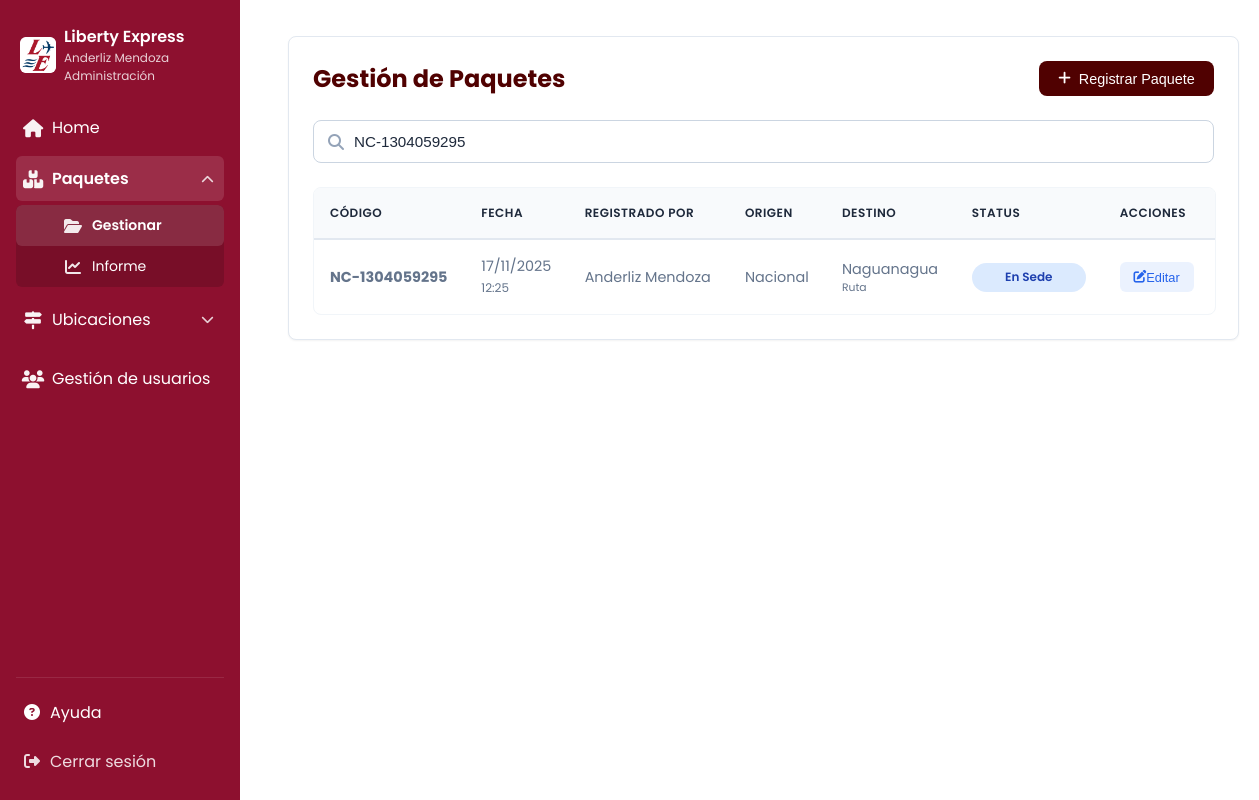
The app's page /paquetes/gestion.php?buscar=NC-1304059295 (signed in) with its own data.
### tables this page shows
CREATE TABLE `paquete` (
  `Codigo` varchar(50) NOT NULL,
  `Origen_id` int(11) NOT NULL,
  `Fecha_Registro` timestamp NULL DEFAULT current_timestamp(),
  `Tipo_Destino_ID` varchar(50) NOT NULL,
  `Destino_id` int(11) NOT NULL,
  `Usuario_id` int(11) NOT NULL,
  `Status` varchar(20) DEFAULT 'Registrado',
  `Estado` int(1) NOT NULL DEFAULT 1
);

CREATE TABLE `usuario` (
  `id` int(11) NOT NULL,
  `nombre` varchar(30) NOT NULL,
  `apellido` varchar(30) NOT NULL,
  `turno` int(11) NOT NULL,
  `correo` varchar(255) NOT NULL,
  `contraseña` varchar(100) NOT NULL,
  `estado` int(11) NOT NULL,
  `rol_id` int(11) NOT NULL,
  `requiere_cambio` int(1) NOT NULL DEFAULT 1,
  `token_password` varchar(100) DEFAULT NULL,
  `token_expiracion` datetime DEFAULT NULL
);

CREATE TABLE `origen` (
  `Origen_id` int(11) NOT NULL,
  `Nombre` varchar(100) NOT NULL
);

CREATE TABLE `destino` (
  `Destino_id` int(11) NOT NULL,
  `Nombre` varchar(100) NOT NULL,
  `Modalidad` varchar(50) DEFAULT NULL,
  `Estado` varchar(50) DEFAULT NULL
);

### paquetes/gestion.php (the view, shortened to what this page needs)
<?php
include($_SERVER['DOCUMENT_ROOT'] . '/liberty/app/db/connect.php');
$buscar = $_GET['buscar'] ?? '';
$es_ajax = isset($_GET['ajax_mode']);
$sql = "
    SELECT
        p.Codigo,
        p.Fecha_Registro,
        p.Status,
        p.Estado,
        p.Tipo_Destino_ID,
        p.Origen_id,
        p.Destino_id,
        o.Nombre AS OrigenNombre,
        d.Nombre AS DestinoNombre,
        d.Modalidad AS DestinoModalidad,
        u.nombre AS UserNombre,
        u.apellido AS UserApellido
    FROM
        Paquete p
    JOIN
        Origen o ON p.Origen_id = o.Origen_id
    JOIN
        Destino d ON p.Destino_id = d.Destino_id
    JOIN
        usuario u ON p.Usuario_id = u.id
";
$params = [];
if (!empty($buscar)) {
    $sql .= "
    WHERE
        (p.Codigo LIKE ? OR
        o.Nombre LIKE ? OR
        d.Nombre LIKE ? OR
        p.Status LIKE ? OR
        u.nombre LIKE ? OR
        u.apellido LIKE ?)
    ";
    $like_term = '%' . $buscar . '%';
    $params = [$like_term, $like_term, $like_term, $like_term, $like_term, $like_term];
}
$sql .= " ORDER BY p.Fecha_Registro DESC";
try {
    $stmt = $conn->prepare($sql);
    $stmt->execute($params);
    $paquetes = $stmt->fetchAll(PDO::FETCH_OBJ);
} catch (PDOException $e) {
    if ($es_ajax) die("Error");
    die("Error al consultar datos: " . $e->getMessage());
}
?>
<!DOCTYPE html>
<html lang="es">
<head>
    <link rel="stylesheet" href="/liberty/app/assets/css/tables.css">
    <link rel="stylesheet" href="/liberty/app/assets/css/forms.css">
    <link rel="stylesheet" href="/liberty/app/assets/css/modal.css">
    <link rel="stylesheet" href="https://cdnjs.cloudflare.com/ajax/libs/font-awesome/6.4.0/css/all.min.css">
</head>
<body>
    <div class="app-wrap">
        <?php include($_SERVER['DOCUMENT_ROOT'] . '/liberty/app/includes/menu.php'); ?>
        <main class="main-content">
            <div class="table-container">
                <div class="table-header">
                    <h1>Gestión de Paquetes</h1>
                    <button id="btn-open-crear" class="btn-primary">
                        <i class="fas fa-plus"></i> Registrar Paquete
                    </button>
                </div>
                <div style="margin-bottom: 1.5rem; position: relative;">
                    <i class="fas fa-search" style="position: absolute; left: 15px; top: 50%; transform: translateY(-50%); color: #94a3b8;"></i>
                    <input type="text" id="input-busqueda-realtime" class="form-control"
                           style="padding-left: 40px;"
                           placeholder="Buscar por código, usuario, origen..."
                           value="<?php echo htmlspecialchars($buscar); ?>" autocomplete="off">
                </div>
                <div class="table-responsive">
                    <table class="data-table">
                        <thead>
                            <tr>
                                <th>Código</th>
                                <th>Fecha</th>
                                <th>Registrado Por</th> <th>Origen</th>
                                <th>Destino</th>
                                <th>Status</th>
                                <th>Acciones</th>
                            </tr>
                        </thead>
                        <tbody id="tabla-resultados">
                            <?php if (empty($paquetes)): ?>
                                <tr><td colspan="7" style="text-align:center; padding: 20px;">No hay paquetes registrados.</td></tr>
                            <?php else: ?>
                                <?php foreach ($paquetes as $paquete): ?>
                                    <?php
                                        $filaStyle = ($paquete->Estado == 0) ? 'opacity: 0.6; background-color: #f1f5f9;' : '';
                                        $status_limpio = strtolower(str_replace([' ', 'ó'], ['', 'o'], $paquete->Status));
                                    ?>
                                    <tr class="filterable-row" style="<?php echo $filaStyle; ?>">
                                        <td>
                                            <strong><?php echo htmlspecialchars($paquete->Codigo); ?></strong>
                                        </td>
                                        <td>
                                            <?php echo date('d/m/Y', strtotime($paquete->Fecha_Registro)); ?><br>
                                            <small><?php echo date('H:i', strtotime($paquete->Fecha_Registro)); ?></small>
                                        </td>
                                        <td><?php echo htmlspecialchars($paquete->UserNombre . ' ' . $paquete->UserApellido); ?></td>
                                        <td><?php echo htmlspecialchars($paquete->OrigenNombre); ?></td>
                                        <td>
                                            <?php echo htmlspecialchars($paquete->DestinoNombre); ?>
                                            <div style="font-size: 0.75em; color: #64748b;">
                                                <?php echo htmlspecialchars($paquete->DestinoModalidad); ?>
                                            </div>
                                        </td>
                                        <td>
                                            <span class="status-badge status-<?php echo $status_limpio; ?>">
                                                <?php echo htmlspecialchars($paquete->Status); ?>
                                            </span>
                                        </td>
                                        <td>
                                            <button class="btn-action edit btn-open-editar"
                                                data-codigo="<?php echo htmlspecialchars($paquete->Codigo); ?>"
                                                data-origen="<?php echo $paquete->Origen_id; ?>"
                                                data-tipo="<?php echo htmlspecialchars($paquete->Tipo_Destino_ID); ?>"
                                                data-destino="<?php echo $paquete->Destino_id; ?>"
                                                data-status="<?php echo htmlspecialchars($paquete->Status); ?>"
                                                data-estado="<?php echo $paquete->Estado; ?>"
                                                title="Editar Paquete Completo">
                                                <i class="fas fa-edit"></i> Editar
                                            </button>
                                        </td>
                                    </tr>
                                <?php endforeach; ?>
                            <?php endif; ?>
                        </tbody>
                    </table>
                </div>
            </div>
        </main>
    </div>
</body>
</html>

### app/assets/css/tables.css (style rules this page uses)
:root { --primary: #500101; --primary-light: #7a1e1e; --primary-soft: rgba(80, 1, 1, 0.1); --text-dark: #1e293b; --text-gray: #64748b; --bg-body: #f1f5f9; --white: #ffffff; --radius: 12px; --shadow-sm: 0 1px 2px 0 rgba(0, 0, 0, 0.05); }
.table-container { max-width: 100%; margin: 1rem 0; padding: 1.5rem; background: var(--white); border-radius: var(--radius); box-shadow: var(--shadow-sm); border: 1px solid #e2e8f0; }
.table-header { display: flex; justify-content: space-between; align-items: center; margin-bottom: 1.5rem; flex-wrap: wrap; gap: 1rem; }
.table-header h1 { color: var(--primary); font-size: 1.5rem; margin: 0; font-weight: 700; }
.btn-primary { background: var(--primary); color: var(--white); border: none; padding: 0.6rem 1.2rem; font-size: 0.9rem; font-weight: 500; border-radius: 8px; cursor: pointer; text-decoration: none; display: inline-flex; align-items: center; gap: 0.5rem; transition: all 0.2s; }
.table-responsive { width: 100%; overflow-x: auto; border-radius: 8px; border: 1px solid #f1f5f9; }
.data-table { width: 100%; border-collapse: collapse; font-size: 0.9rem; white-space: nowrap; }
.data-table thead th { background-color: #f8fafc; color: var(--text-dark); font-weight: 600; text-align: left; padding: 1rem; border-bottom: 2px solid #e2e8f0; text-transform: uppercase; font-size: 0.75rem; letter-spacing: 0.5px; }
.data-table tbody td { padding: 1rem; color: var(--text-gray); border-bottom: 1px solid #f1f5f9; vertical-align: middle; }
.data-table tbody tr:last-child td { border-bottom: none; }
.btn-action { display: inline-flex; align-items: center; justify-content: center; padding: 0.4rem 0.8rem; border-radius: 6px; font-size: 0.8rem; font-weight: 500; text-decoration: none; transition: all 0.2s; margin-right: 0.25rem; border: 1px solid transparent; }
.btn-action.edit { background-color: rgba(59, 130, 246, 0.1); color: #2563eb; }
.status-badge { padding: 0.35rem 0.75rem; border-radius: 50px; font-size: 0.75rem; font-weight: 600; display: inline-block; text-align: center; min-width: 90px; }
.status-ensede { background-color: #dbeafe; color: #1e40af; }

### app/assets/css/forms.css (style rules this page uses)
:root { --primary: #500101; --text-dark: #1e293b; --text-gray: #64748b; --border: #cbd5e1; --radius: 8px; }
.form-control { width: 100%; padding: 0.75rem 1rem; font-size: 0.95rem; color: var(--text-dark); background-color: #fff; border: 1px solid var(--border); border-radius: var(--radius); transition: all 0.2s ease-in-out; box-sizing: border-box; }

### app/assets/css/sidebar.css (style rules this page uses)
:root { --sidebar-width: 240px; --bg: #8d102f; --accent: #ffffff; --text: #ffffff; }
body { font-family: 'Poppins', system-ui, -apple-system, 'Segoe UI', Roboto, 'Helvetica Neue', Arial, sans-serif; margin: 0; }
.app-wrap { display: flex; }
.main-content { margin-left: var(--sidebar-width); flex: 1; padding: 20px; }

### records on screen
paquete: Codigo "NC-1304059295", Fecha_Registro "17/11/2025", Fecha_Registro "12:25", Usuario.apellido "Anderliz Mendoza", Origen.Nombre "Nacional", Destino.Nombre "Naguanagua", Destino.Modalidad "Ruta", Status "En Sede"

### other values on screen
$_SESSION['user_nombre'] "Anderliz"
$_SESSION['user_apellido'] "Mendoza"
